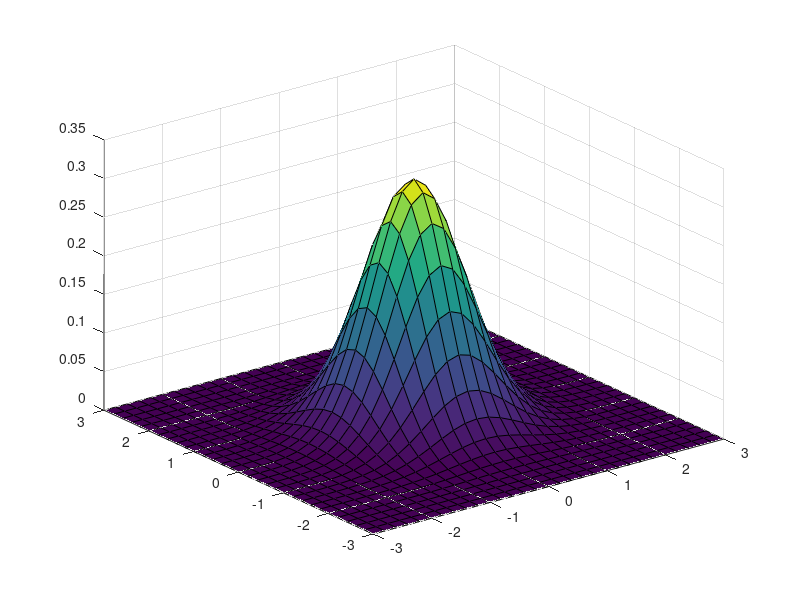

MATLAB code for this plot: (Note: this script raises an error after producing the figure.)
%% Cost Function Plot
clear;clc;close;

AOV = pi/6; alpha = AOV*0.5; range = 5; lambda = 2; range_max = ( (lambda+1)/lambda )*range*cos(alpha);
hn = range_max - range*cos(alpha); l = 2;

pos = [0;0];
theta = -0.3*pi:0.1:0.3*pi;
h = 0.8*hn:0.1:0.6*pi+0.8*hn;
[X1,X2] = meshgrid(theta,h);
X = [X1(:) X2(:)]';

% C3 = exp( (1./((X(2,:)./hn).*exp(abs(X(1,:))-0.5*alpha)./(2*0.3^2)) - 0.5) );
C3 = exp( -((X(2,:)/hn).*(1/(2*0.5^2))) ).*exp( -((abs(X(1,:)))/(alpha)).*(1/(2*0.5^2)) );
Y3 = reshape(C3, length(theta), length(h));
surf(theta.*(180/pi), h, Y3);
% C2 = exp( ( (X(2,:)./hn).*exp(abs(X(1,:))-alpha) - 0.5).*...
%         ( (0.5.*l.*exp(alpha-0.5.*abs(X(1,:)))+0.5.*l.*exp(alpha-0.5.*abs(X(1,:))))./l - 0.5) );
C2 = exp( -( (abs(abs(X(2,:)-1*hn))./hn).*(1/(2*0.5^2)) ) )...
    .*exp( -( (abs(abs(X(1,:)-0.5*alpha))./alpha).*(1/(2*0.5^2)) ) )...
    .*exp( -( ( (l - 0.5.*l.*exp(0.5*alpha-0.5.*abs(X(1,:))) - 0.5.*l.*exp(0.5*alpha-0.5.*abs(X(1,:))))./l ).*((1/2*0.5^2)) )  );
Y2 = reshape(C2, length(theta), length(h));
surf(theta.*(180/pi), h, Y2);
% C1 = exp( l./(0.5.*l.*exp(alpha-0.5.*abs(X(1,:)))+0.5.*l.*exp(alpha-0.5.*abs(X(1,:)))) - 0.5 );
C1 = exp( -( ( (1.5*hn./X(2,:)).*( 1/(2*0.5^2) ) ) ) )...
    .*exp( -( (0.5*alpha./abs(X(1,:))).*(1/(2*0.5^2)) ) )...
    .*exp( -( ( (0.5.*l.*exp(alpha-0.5.*abs(X(1,:))) + 0.5.*l.*exp(alpha-0.5.*abs(X(1,:))) - l)/l ).*(1/(2*0.5^2)) ) );
Y1 = reshape(C1, length(theta), length(h));
surf(theta.*(180/pi), h, Y1);

%% Angle Penalty

clear;clc;close

a = [-2;4]; b = [2;4]; mid = [0;4];
l = 7; c = zeros(2, 1781); count = 1;

for i = 181:0.1:359

    c(:, count) = [l*cosd(i); 4+l*sind(i)];
    count = count + 1;
end

perspective = mid - c; perspective = perspective./vecnorm(perspective, 2);
line_l = a - c; line_l = line_l./vecnorm(line_l, 2);
line_r = b - c; line_r = line_r./vecnorm(line_r, 2);
theta_l = acos(dot(perspective, line_l)); theta_r = acos(dot(perspective, line_r));
theta = theta_l + theta_r;

l_l = 2.*exp(0.7*(pi/6) - theta_l); l_r = 2.*exp(0.7*(pi/6) - theta_r);
l = l_l + l_r;

plot(0:1:1780, theta_l, "r", 0:1:1780, theta_r, "b", 0:1:1780, theta, "g");

%% Event Distribution
clear;clc;close;

mu = [0 0];
Sigma = [0.5 0.0;0.0 0.5];

x1 = -3:0.2:3;
x2 = -3:0.2:3;
[X1,X2] = meshgrid(x1,x2);
X = [X1(:) X2(:)];

y = mvnpdf(X,mu,Sigma);
y = reshape(y,length(x2),length(x1));

surf(x1,x2,y);
clim([min(y(:))-0.5*range(y(:)),max(y(:))]);
axis([-3 3 -3 3 0 0.4]);
xlabel('x1');
ylabel('x2');
zlabel('Probability Density');

% generate some sample data
x = randn(100,1);
y = randn(100,1);

% create a grid of points to evaluate the density
xgrid = linspace(min(x), max(x), 100);
ygrid = linspace(min(y), max(y), 100);
[X,Y] = meshgrid(xgrid, ygrid);
xy = [X(:) Y(:)];

% estimate the density using a Gaussian kernel
k = 100;  % bandwidth parameter
f = ksdensity([x y], xy, 'Bandwidth', k);

% plot the density surface
surf(X, Y, reshape(f, size(X)));

%% Detecting Probability of points in FoV
clear;clc;close;

pos = [0;0];
x1 = -3:0.1:3;
x2 = 0:0.1:6;
[X1,X2] = meshgrid(x1,x2);
X = [X1(:) X2(:)]';

perspective = [0;1]; perspective = perspective/norm(perspective);
AOV = pi/6; alpha = AOV*0.5; range = 5;

d = vecnorm(X - pos); a =  acos( ((X - pos)./d)'*perspective );
y = exp( -( d - range*cos(alpha)).^2./(2*(range*cos(alpha)^2)*0.1^2) ).*exp( -(a.^2)./(2*alpha^2*0.2^2) )';
y = reshape(y,length(x2),length(x1));

surf(x1,x2,y);

%% Probability of points on the boundary of FoV
clear;clc;close;

pos = [0;0];
x1 = -4:0.1:4;
x2 = 0:0.1:8;
[X1,X2] = meshgrid(x1,x2);
X = [X1(:) X2(:)]';

perspective = [0;1]; perspective = perspective/norm(perspective);
AOV = pi/6; alpha = AOV*0.5; range = 5; lambda = 2; range_max = ( (lambda+1)/lambda )*range*cos(alpha);

d = vecnorm(X - pos); a =  acos( ((X - pos)./d)'*perspective );

y1 = exp( -( d - range*cos(alpha)).^2./(2*(range*cos(alpha)^2)*0.2^2) ).*exp( -(a.^2)./(2*alpha^2*0.2^2) )';
y2 = exp( -( abs(d - 0.5*range_max) - 0.5*range_max ).^2./(2*(0.5*range_max)^2*0.25^2) ) + exp( -(abs(a) - alpha).^2./(2*alpha^2*0.35^2) )'...
   + exp( -( d - 0.5*range).^2./(2*(0.5*range^2)*0.3^2) ).*exp( -(a.^2)./(2*alpha^2*0.5^2) )';
y2 = (y2 - min(y2))./(max(y2)-min(y2));
y = y1 + y2;

Y1 = reshape(y1,length(x2),length(x1));
Y2 = reshape(y2,length(x2),length(x1));
Y = reshape(y,length(x2),length(x1));

% surf(x1, x2, Y1);
surf(x1, x2, Y2);
% surf(x1, x2, Y);
%% Control Law
clear;clc;close;

% Configuration
x1 = -10:0.1:10;
x2 = -10:0.1:10;
[X1,X2] = meshgrid(x1,x2);
X = [X1(:) X2(:)]';

p1 = [0;8]; v1 = [0;-1]; v1 = v1/norm(v1); H1_p = 0.0;
p2 = [-5;-2]; v2 = [1;0.0]; v2 = v2/norm(v2); H2_p = 0.0;
AOV = pi/6; alpha = AOV*0.5; range = 3; lambda = 2; range_max = ( (lambda+1)/lambda )*range*cos(alpha);
alpha1 = alpha;  alpha2 = alpha;

% Event Density Funciton
f = @(x) exp( -(vecnorm(x-[2.0;2.0])).^2./(2*0.5^2) );
f_ = @(x, y) exp( -( (x-2.0).^2 + (y-2.0).^2 )./(2*0.5^2) );

for i = 1:100

    % Gradient Ascent
    [p1_dot, v1_dot, a1_dot, H1] = GA(X, p1, v1, alpha1, range, lambda, f);

    if ( (H1-H1_p)/H1 ) < 0.005
        p1 = p1 + 0.01.*[p1_dot(1,1);p1_dot(2,1)];
%         v1 = v1 + 0.01.*[v1_dot(1,1);v1_dot(2,1)]; v1 = v1./norm(v1);
%         alpha1 = alpha1 + 0.001*a1_dot;
    else
        p1 = p1 + 0.1.*[p1_dot(1,1);p1_dot(2,1)];
%         v1 = v1 + 0.1.*[v1_dot(1,1);v1_dot(2,1)]; v1 = v1./norm(v1);
%         alpha1 = alpha1 + 0.01*a1_dot;
    end

    H1_p = H1;

    R = [cos(alpha1) -sin(alpha1);sin(alpha1) cos(alpha1)];
    range_max = ( (lambda+1)/lambda )*range*cos(alpha1);

    top1 = p1 + range_max*v1;
    ltop1 = p1 + range_max*( R*v1 );
    rtop1 = p1 + range_max*( (R')*v1);
    head1 = p1 + range*cos(alpha1).*v1;

    [p2_dot, v2_dot, a2_dot, H2] = GA(X, p2, v2, alpha2, range, lambda, f);

    if ( (H2-H2_p)/H2 ) < 0.005
        p2 = p2 + 0.01.*[p2_dot(1,1);p2_dot(2,1)];
%         v2 = v2 + 0.01.*[v2_dot(1,1);v2_dot(2,1)]; v2 = v2./norm(v2);
%         alpha2 = alpha2 + 0.001*a2_dot;
    else
        p2 = p2 + 0.1.*[p2_dot(1,1);p2_dot(2,1)];
%         v2 = v2 + 0.1.*[v2_dot(1,1);v2_dot(2,1)]; v2 = v2./norm(v2);
%         alpha2 = alpha2 + 0.01*a2_dot;
    end

    H2_p = H2;

    R = [cos(alpha2) -sin(alpha2);sin(alpha2) cos(alpha2)];
    range_max = ( (lambda+1)/lambda )*range*cos(alpha2);

    top2 = p2 + range_max*v2;
    ltop2 = p2 + range_max*( R*v2 );
    rtop2 = p2 + range_max*( (R')*v2);
    head2 = p2 + range*cos(alpha2).*v2;

    hold on;

    % Conic Field View
    plot(p1(1,1), p1(2,1), "r*", p2(1,1), p2(2,1), "g*", 'MarkerSize', 12);

    line([p1(1,1), ltop1(1,1)], [p1(2,1), ltop1(2,1)], 'Color', 'b');
    line([ltop1(1,1), top1(1,1)], [ltop1(2,1), top1(2,1)], 'Color', 'b');
    line([top1(1,1), rtop1(1,1)], [top1(2,1), rtop1(2,1)], 'Color', 'b');
    line([rtop1(1,1), p1(1,1)], [rtop1(2,1), p1(2,1)], 'Color', 'b');
    line([p1(1,1), head1(1,1)], [p1(2,1), head1(2,1)], 'Color', 'b');

    line([p2(1,1), ltop2(1,1)], [p2(2,1), ltop2(2,1)], 'Color', 'r');
    line([ltop2(1,1), top2(1,1)], [ltop2(2,1), top2(2,1)], 'Color', 'r');
    line([top2(1,1), rtop2(1,1)], [top2(2,1), rtop2(2,1)], 'Color', 'r');
    line([rtop2(1,1), p2(1,1)], [rtop2(2,1), p2(2,1)], 'Color', 'r');
    line([p2(1,1), head2(1,1)], [p2(2,1), head2(2,1)], 'Color', 'r');

    % Density Function of Event
    fcontour(f_);
    colorbar;

    % Configuration of Figure
    title("Control Law of Position");
    xlabel("x (m)"); ylabel("y (m)");
    xlim([-10 10]); xticks(-10:1:10); 
    ylim([-10 10]); yticks(-10:1:10);
    drawnow;
    pause(1/1000);

    hold off;

    if i < 100

        clf;
    end
end

function [p_dot, v_dot, a_dot, H] = GA(X, p, v, alpha, range, lambda, f)

    % Gradient Ascent
    F = f(X);
    d = vecnorm(X - p); index = (d == 0); d(index) = 1;

    q_pers = @(X) ( (1)/(1-cos(alpha)) ).*( ((X-p)'*v)'./(d) - cos(alpha) );
    q_res = @(X) ( ( d.^lambda./(range^(lambda+1)) ).*( range.*cos(alpha) - lambda.*(d-range.*cos(alpha)) ) );
    % q_res = @(X) ( cos(alpha) - (lambda/(range*lambda+range)).*d ).*( (d.^lambda)./(range^lambda) );

    Q_pers = q_pers(X); Q_res = q_res(X); Q = Q_pers.*Q_res;
    V_pers = q_pers(X) >= 0; V_res = q_res(X) >= 0; V_total = V_pers.*V_res;
    V_index = find(V_total);
    V = X(:, V_index); d = d(V_index); F = F(V_index);

    Q = Q(:,V_index);
    H = sum(Q.*F);

    p_dot = ( (lambda+1)/(1-cos(alpha)) ).*( (((V-p)'*v)'./(d.^3)).*(V-p) - v./d ).*( cos(alpha) - (lambda/(range*lambda+range)).*d ).*( (d.^lambda)./(range^lambda) )...
    + ( (lambda+1)/(1-cos(alpha)) ).*( ((V-p)'*v)'./(d) - cos(alpha) ).*( (cos(alpha)/(range^lambda)).*(-lambda).*(d.^(lambda-2)).*(V-p) + lambda/(range^(lambda+1)).*(d.^(lambda-1)).*(V-p) );
    p_dot = sum(p_dot.*F*0.1, 2); p_dot = p_dot./norm(p_dot);

    v_V = ( (lambda+1)/(1-cos(alpha)) ).*( (V-p)./d ).*( cos(alpha) - (lambda/(range*lambda+range)).*d ).*( (d.^lambda)./(range^lambda) );
    v_V = sum(v_V.*F*0.1, 2); 
    % v_dot = ( eye(2) - v*v')*v_V;
    v_dot = v_V./norm(v_V);

    a_dot = ( lambda+1 ).*( -sin(alpha) ).*( (d.^lambda)./(range^lambda) )...
    + ( lambda+1 ).*( sin(alpha)/((1-cos(alpha))^2) ).*( 1 - ((V-p)'*v)'./(d) ).*( 1 - (lambda/(range*lambda+range)).*d ).*( (d.^lambda)./(range^lambda) );
    a_dot = sum(a_dot.*F*0.1);
end